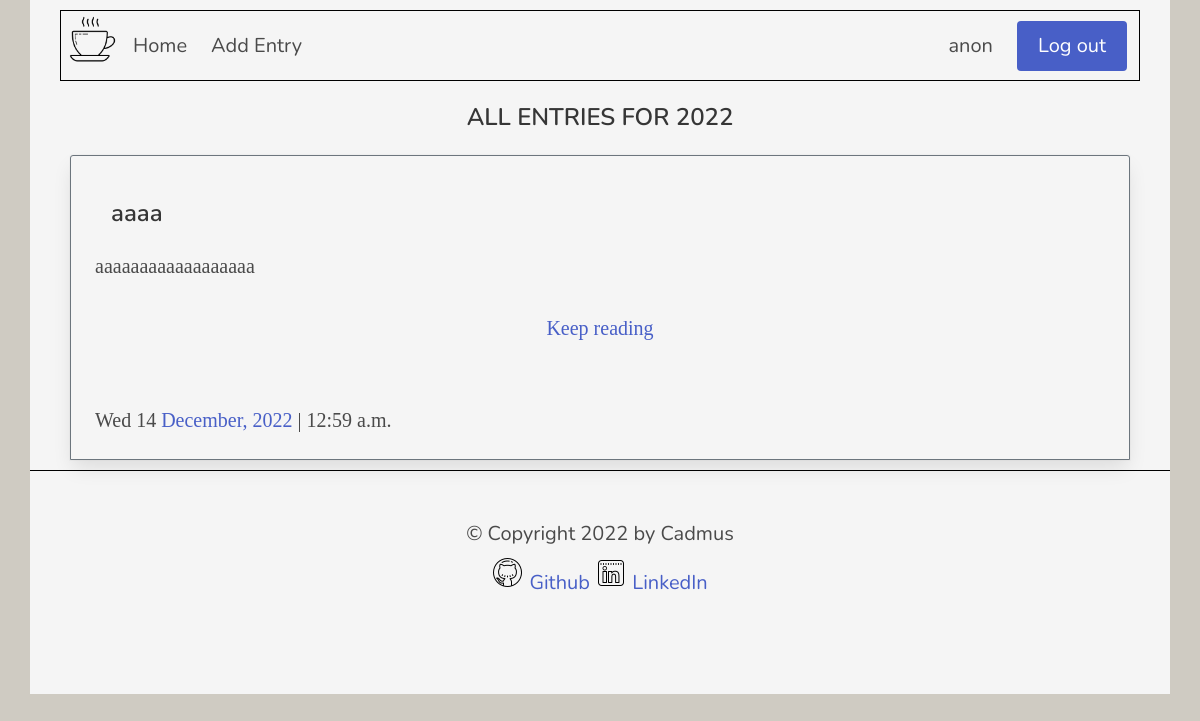
/2022 (signed in), run on the app's committed database.
### cadmus/models.py (models this page shows, shortened)
class User(AbstractUser):
	pass

class Entry(models.Model):
	title = models.CharField(blank=False, max_length=200, verbose_name="")
	slug = models.SlugField(max_length=200, blank=False, null=True, verbose_name="")
	content = RichTextField(null=True)
	initial_time = models.DateTimeField(default=timezone.now, blank=True, null=False, verbose_name="")
	last_modified = models.DateTimeField(auto_now=True, null=True)
	creator = models.ForeignKey(User, on_delete=models.CASCADE, null=True)

### cadmus/views.py (the view)
# urls.py: path('<int:year>', EntryYearArchiveView.as_view(), name="archive_year"),
class EntryYearArchiveView(YearArchiveView):
    queryset = Entry.objects.all()
    date_field = "initial_time"
    make_object_list = True
    allow_future = True

### cadmus/templates/cadmus/entry_archive_year.html (shortened to what this page needs)
{% extends 'cadmus/layout.html' %}
{% load static %}
{% block body %}
{% if request.user.is_authenticated %}
<div class="title is-4 has-text-centered is-uppercase">All entries for {{ year|date:'Y' }}</div>
<div class="cards">
    {% for entry in entry_list %}
    <div class="card mt-4">
    <div class="card-content">
      <div class="media">
        <div class="media-content">
          <p class="title is-4">{{ entry.title }}</p>
        </div>
      </div>
      <div class="content">
        {{ entry.content|safe|linebreaks|truncatechars_html:800 }}
        <a href="{% url 'cadmus:entry' entry.slug %}" class="card-footer-item">Keep reading</a>
        <hr>
        <span>{{ entry.initial_time|date:'D j' }} <a href="{{ entry.initial_time|date:'Y/m' }}">{{ entry.initial_time|date:'F,' }}</a></span>
          <span><a href="{{ entry.initial_time|date:'Y' }}">{{ entry.initial_time|date:'Y' }}</a></span>
          <span>{{ entry.initial_time|date:'| h:i a' }}</span>
      </div>
    </div>
  </div>
    {% endfor %}
</div>
{% endif %}
{% endblock %}

### cadmus/templates/cadmus/layout.html (shortened to what this page needs)
{% load static %}
<!DOCTYPE html>
<html lang="en">
<head>
		<link href="{% static 'cadmus/styles.css' %}" rel="stylesheet">
	</head>
	<body>
		<div class="container-flex">
		<nav class="navbar" role="navigation" aria-label="main navigation">
			<div class="navbar-brand">
				<picture>
					<source srcset="{% static 'cadmus/cafe-night.png' %}" media="(prefers-color-scheme: dark)">
					<img src="{% static 'cadmus/cafe-96.png' %}" width="60" height="60">
				</picture>
			</div>
			<div id="navbarBasicExample" class="navbar-menu">
				<div class="navbar-start">
					<a class="navbar-item" href="{% url 'cadmus:index' %}">
						Home
					</a>
				{% if request.user.is_authenticated %}
					<a class="navbar-item" href="{% url 'cadmus:create' %}">
						Add Entry
					</a>
				{% endif %}
				</div>
				{% if request.user.is_authenticated %}
				<div class="navbar-end">
					<p class="navbar-item">{{ request.user }}</p>
					<div class="navbar-item">
						<div class="buttons">
							<a class="button is-link is-size-5" href="{% url 'cadmus:logout' %}">
								Log out
							</a>
						</div>
					</div>
				</div>
			{% endif %}
		  </nav>
		{% block body %}
		{% endblock %}
		<footer class="footer" id="footer">
			<div class="has-text-centered">
				&copy Copyright 2022 by Cadmus
				<br>
				<picture>
					<source srcset="{% static 'cadmus/github-night.png' %}" media="(prefers-color-scheme: dark)">
					<img class="mt-2" src="{% static 'cadmus/github-icon.png' %}"> <a href="https://www.github.com/cesia-cora" target="_blank">Github</a>
				</picture>
				<picture>
					<source srcset="{% static 'cadmus/linkedin-night.png' %}" media="(prefers-color-scheme: dark)">
					<img src="{% static 'cadmus/linkedin-icon.png' %}"> <a href="https://www.linkedin.com/in/cesia-cora" target="_blank">LinkedIn</a>
				</picture>
			</div>
		  </footer>
	</body>
</html>

### cadmus/static/cadmus/styles.css (style rules this page uses)
body, html { margin: 0; }
html { background: rgb(207, 203, 194); background-repeat: repeat; background-attachment: fixed; background-size: 500px; margin: 0 30px; }
body { background-color: whitesmoke; font-family: 'Nunito', sans-serif; font-size: 20px; overflow: auto; }
#footer { background-color: whitesmoke; text-align: center; height: 100%; border-top: 1px solid black; }
.navbar { margin: 10px 30px; background: whitesmoke; border: 1px solid black; }
.title { margin-top: 2%; }
.card { background: whitesmoke; border: 1px solid black; height: inherit; border-radius: calc(.25rem - 1px) calc(.25rem - 1px) 0 0; border-color: #6c757d; margin: 10px; }
.card-footer-item:not(:last-child) { border-right: none; }
.cards { display: block; margin: 10px 30px; }
.content { font-family: 'Crimson Text', serif; }
.pagination, .navbar, footer { font-family: 'Nunito', sans-serif; }

### data on the page
User: user "anon"
Entry: title "aaaa", content "aaaaaaaaaaaaaaaaaa", initial_time "Wed 14", initial_time "December,", initial_time "2022", initial_time|h "| 12:59 a.m."

### other printed values
{{ year|date:'Y' }} "2022"
